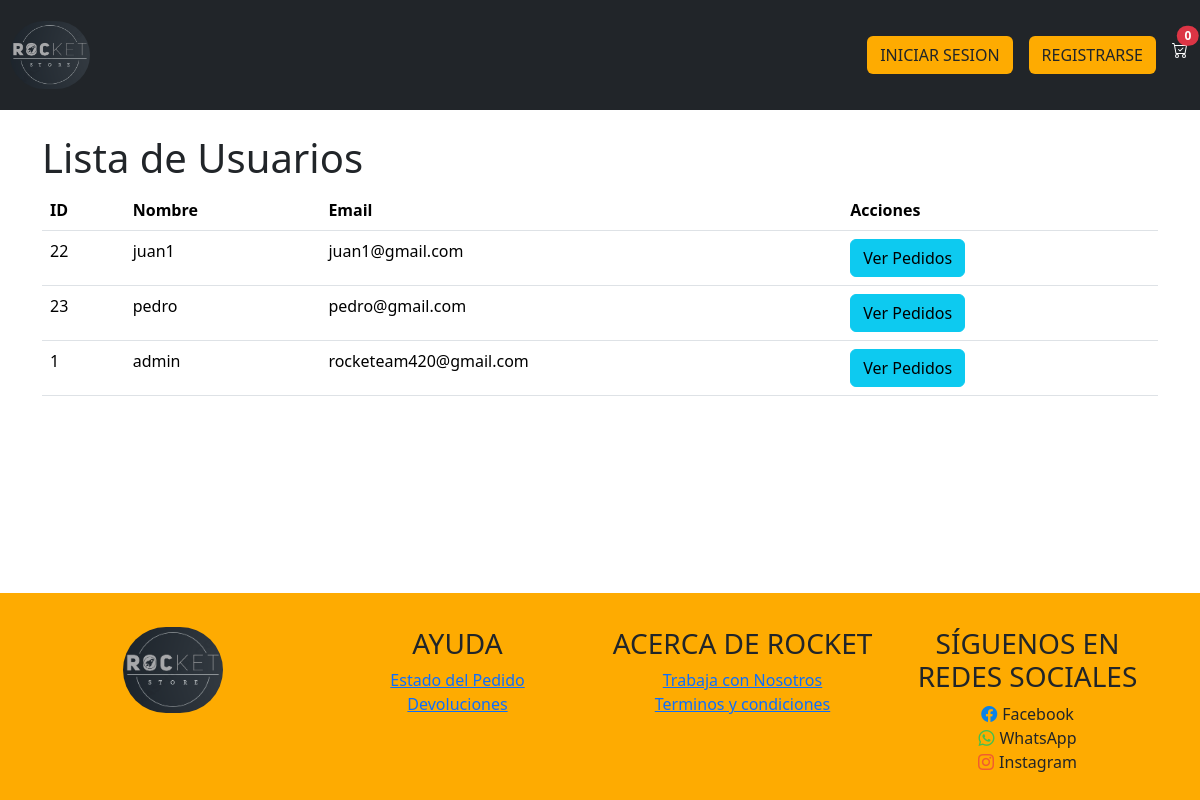
Page /admin_pedidos/ on the earlier database version.
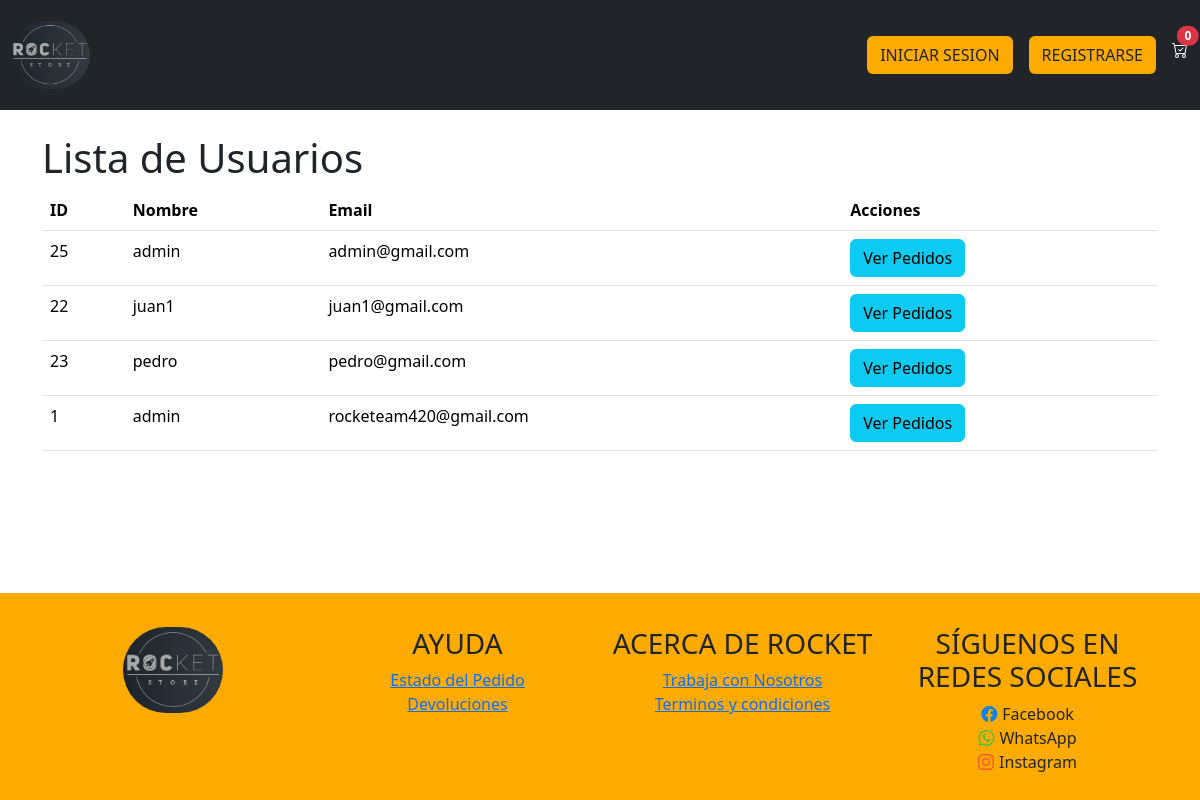
Same page on the later database version.
### tienda/models.py (models this page shows, shortened)
class Usuario(AbstractUser):
	username = None
	nombre = models.CharField(max_length=254)
	email = models.EmailField(max_length=254, unique=True)
	image = models.ImageField(upload_to='edite_profile', null=True, blank=True)
	ROLES = (
		(1, "Administrador"),
		(2, "Despachador"),
		(3, "Cliente"),
	)
	rol = models.IntegerField(choices=ROLES, default=3)
	foto = models.ImageField(upload_to="fotos/", default="fotos/default.png", blank=True)
	token_recuperar = models.CharField(max_length=254, default="", blank=True, null=True)
	USERNAME_FIELD = "email"
	REQUIRED_FIELDS = ["nombre"]
	objects = CustomUserManager()

### tienda/views.py (the view)
# urls.py: path('admin_pedidos/', views.lista_usuarios, name="lista_usuarios"),
def lista_usuarios(request):
    usuarios = Usuario.objects.filter(venta__isnull=False).distinct()  # Usuarios que han hecho pedidos
    context = {
        'usuarios': usuarios
    }
    return render(request, 'tienda/pedidos/lista_usuarios.html', context)

### tienda/templates/tienda/pedidos/lista_usuarios.html (shortened to what this page needs)
{% extends 'tienda/inicio/base.html' %}
{% load static %}
{% load humanize %}
{% block contenedor %}
    <div class="container">
        <h1 class="mt-4">Lista de Usuarios</h1>
        <table class="table">
            <thead>
                <tr>
                    <th>ID</th>
                    <th>Nombre</th>
                    <th>Email</th>
                    <th>Acciones</th>
                </tr>
            </thead>
            <tbody>
                {% for usuario in usuarios %}
                <tr>
                    <td>{{ usuario.id }}</td>
                    <td>{{ usuario.nombre }}</td>
                    <td>{{ usuario.email }}</td>
                    <td>
                        <a href="{% url 'ver_pedidos_usuario' usuario.id %}" class="btn btn-info">Ver Pedidos</a>
                    </td>
                </tr>
                {% endfor %}
            </tbody>
        </table>
    </div>
{% endblock %}

Differences in the rows shown:
now on this page (row edited): Usuario: id "25", nombre "admin", email "admin@gmail.com"
